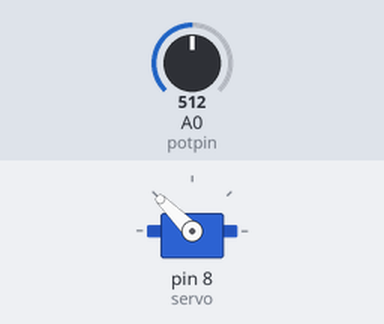
A sketch run on a simulated Arduino Uno, built with avr-gcc and run on an emulated ATmega328P. On the bench: servo. Inputs (shaded band) come from the test bench; at power-on: A0 (potpin) = 512.

Above: at 1.2 s.
1.3 s: A0 (potpin) set to 716
At 2.5 s:
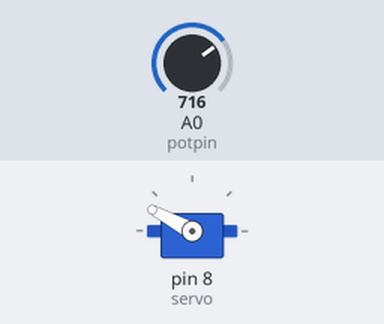
2.8 s: A0 (potpin) set to 900
At 3.8 s:
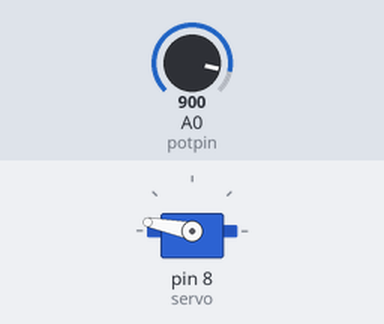
4.3 s: A0 (potpin) set to 1023
At 4.9 s:
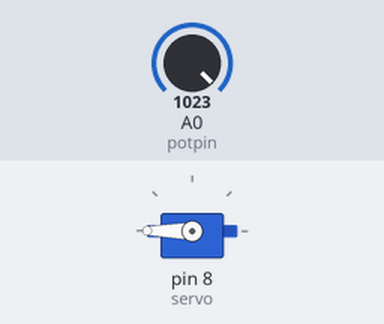
5.8 s: A0 (potpin) set to 306
At 6.1 s:
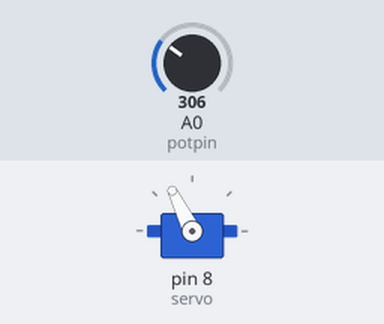
7.3 s: A0 (potpin) set to 0
At 8.4 s:
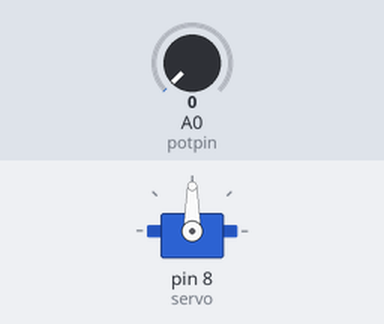
Timing chart, 0 to 9.8 s (numbered marks = the images above; inputs shaded):
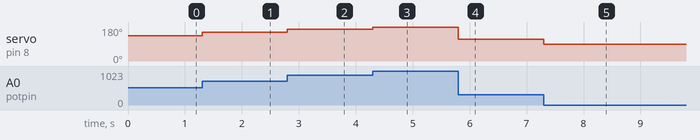

Measured:
- after the input at 1.3 s, servo on pin 8 (servo): 135° → 152° at once
- after the input at 2.8 s, servo on pin 8 (servo): 152° → 169° at once
- after the input at 4.3 s, servo on pin 8 (servo): 169° → 180° at once
- after the input at 5.8 s, servo on pin 8 (servo): 180° → 116° at once
- after the input at 7.3 s, servo on pin 8 (servo): 116° → 90° at once

The sketch:

Code.ino
```cpp
#include <Servo.h>
Servo servo;
int potpin = A0;
int val;

void setup() {
servo.attach(8);

}

void loop() {
  val = analogRead(potpin);
  val = map(val, 0, 1023, 90, 180);
  servo.write( val);

}
```
